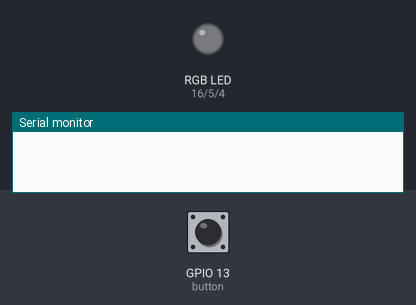
Simulated run of this program. Board: ESP8266 (NodeMCU). Parts: an RGB LED mixed from three pins (HIGH = lit), the last lines printed to the serial monitor. Inputs (shaded band) come from the test bench; at power-on: GPIO 13 (button) LOW. Dim RGB values are drawn brighter than linear.

Above: at 1.2 s.
1.3 s: GPIO 13 (button) pulled HIGH for 0.15 s
At 3.7 s:
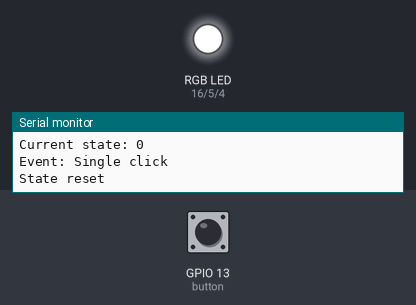
6.4 s: GPIO 13 (button) pulsed HIGH 5 times (0.12 s each, 0.3 s apart)
At 7.2 s:
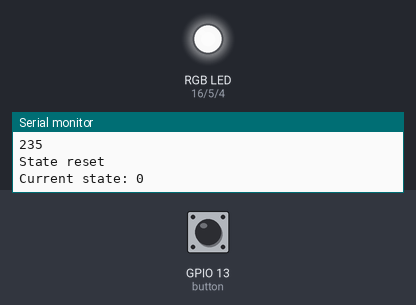
10.2 s: GPIO 13 (button) pulsed HIGH 5 times (0.12 s each, 0.3 s apart)
At 11.7 s:
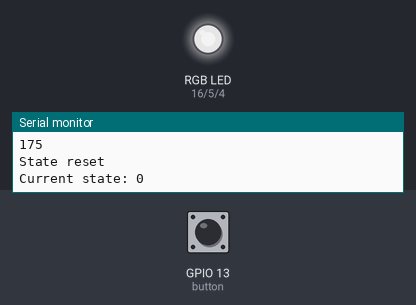
Timing chart, 0 to 14.0 s (numbered marks = the images above; inputs shaded):
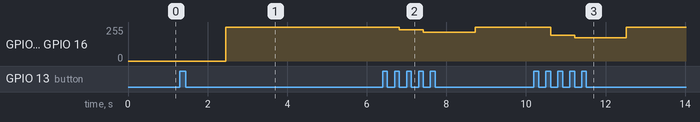

Measured:
- after the input at 1.3 s, GPIO 4 (bpin), GPIO 5 (gpin), GPIO 16 (rpin): 0/255 → 255/255 after 1.2 s
- after the input at 6.4 s, GPIO 4 (bpin), GPIO 5 (gpin), GPIO 16 (rpin): 255/255 → 235/255 after 0.42 s, → 215/255 0.60 s later, → 255/255 1.3 s later
- after the input at 10.2 s, GPIO 4 (bpin), GPIO 5 (gpin), GPIO 16 (rpin): 255/255 → 195/255 after 0.42 s, → 175/255 0.60 s later, → 255/255 1.3 s later

The program:

main.cpp
```cpp
#include <Arduino.h>
#include "button.h"

const byte interruptPin = 13;
const byte rpin = 16;
const byte gpin = 5;
const byte bpin = 4;
volatile byte val = 255;
Button button(13, 500, 1000);


void singleClick() {
  Serial.println("Event: Single click");

  digitalWrite(rpin, val);
  digitalWrite(gpin, val);
  digitalWrite(bpin, val);
}

void doubleClick() {
  Serial.println("Event: Double click");

  val -= 20;
  Serial.println(val);
  analogWrite(rpin, val);
  analogWrite(gpin, val);
  analogWrite(bpin, val);
}

void setup() {
  Serial.begin(9600);

  pinMode(rpin, OUTPUT);
  pinMode(gpin, OUTPUT);
  pinMode(bpin, OUTPUT);

  digitalWrite(rpin, LOW);
  digitalWrite(gpin, LOW);
  digitalWrite(bpin, LOW);

  button.onEvent("click", singleClick);
  button.onEvent("double-click", doubleClick);
  button.activate();
}

void loop() {
}
```

button-fsm.h
```cpp
#pragma once
#include <Arduino.h>
#include <ticker.h>
#include <functional>
#include "timer.h"

enum State { NONE, SINGLE_CLICK, DOUBLE_CLICK, LONG_CLICK, LONG_SHORT_CLICK, SHORT_LONG_CLICK, DOUBLE_LONG_CLICK, NSTATES };
enum ClickType { SHORT, LONG };

class Fsm
{
    private:
        State currentState;
        Timer timer;
        Ticker schedule;
        unsigned char currentValue;
        unsigned int shortClickDuration, sequenceTimeout;
        std::function<void()> callbacks[NSTATES];

        void handleInputChange(unsigned char val);
        void transition(ClickType clickType);
        void invokeEventCallback(std::function<void()> callback);

    public:
        Fsm(unsigned int clickDuration=500, unsigned int timeout=1000);

        void setCallback(State state, std::function<void()> callback) { callbacks[(int)state] = callback;}
        void input(unsigned char val);
};
```

button.h
```cpp
#pragma once

#include <string>
#include <vector>
#include <functional>
#include "Ticker.h"
#include "timer.h"
#include "button-fsm.h"


//When button is pressed:
    //If state is idle: Measure click time
        //If short click: start timer, state = click
        //Else: state = long press

class Button
{
    private:
        unsigned char buttonPin;
        static std::vector<Button*> buttons;
        Fsm stateMachine;

    public:
        Button();
        Button(unsigned char pin);
        Button(unsigned char pin, unsigned int shortClickDuration, unsigned int sequenceTimeout);

        void activate();
        void onEvent(std::string e, std::function<void()> callback);
        static void handleButtonPress();

};
```

timer.h
```cpp
#pragma once

#include <Arduino.h>

class Timer
{
    private:
        unsigned long tic;

    public:
        void start() { tic = millis(); }
        unsigned long time() { return millis() - tic; }
};
```

button-fsm.cpp
```cpp
#include <Arduino.h>
#include <functional>
#include "button-fsm.h"

Fsm::Fsm(unsigned int clickDuration, unsigned int timeout)
{
    shortClickDuration = clickDuration;
    sequenceTimeout = timeout;
    currentValue = LOW;
    currentState = NONE;

    for(int i = 0; i < NSTATES; i++)
    {
        callbacks[i] = NULL;
    }
}

void Fsm::invokeEventCallback(std::function<void()> callback)
{
    currentState = NONE;
    if(callback)
    {
        callback();
        Serial.println("State reset");
    }
}

void Fsm::handleInputChange(unsigned char val)
{
    //From low to high. Click initiated
    if(val == HIGH)
    {
        timer.start(); //start measuring click length
    }

    //From High to low. Click stopped
    else
    {
        //Identify click type
        if(timer.time() <= shortClickDuration)
        {
            transition(SHORT);
        }

        else
        {
            Serial.println("Long click");
            transition(LONG);
        }
    }

}


// TODO: reset state to NONE after callback is called

void Fsm::transition(ClickType clickType)
{
    Serial.print("Current state: ");
    Serial.print(currentState);
    Serial.print("\n");
    switch(currentState)
    {
        case NONE:
            currentState = (State)(clickType == SHORT ? SINGLE_CLICK : LONG_CLICK);
            break;
        case SINGLE_CLICK:
            currentState = (State)(clickType == SHORT ? DOUBLE_CLICK : SHORT_LONG_CLICK);
            break;
        case LONG_CLICK:
            currentState = (State)(clickType == SHORT ? LONG_SHORT_CLICK : DOUBLE_LONG_CLICK);
            break;
        case DOUBLE_CLICK:
            currentState = (State)(clickType == SHORT ? DOUBLE_CLICK : SHORT_LONG_CLICK);
            break;
        case LONG_SHORT_CLICK:
            currentState = (State)(clickType == SHORT ? DOUBLE_CLICK : SHORT_LONG_CLICK);
            break;
        case SHORT_LONG_CLICK:
            currentState = (State)(clickType == SHORT ? LONG_SHORT_CLICK : DOUBLE_LONG_CLICK);
            break;
        case DOUBLE_LONG_CLICK:
            currentState = (State)(clickType == SHORT ? LONG_SHORT_CLICK : DOUBLE_LONG_CLICK);
            break;
        default:
            currentState = currentState;
            break;
    }

    //Invoke callback after button sequence timeouts
    if(currentState == SINGLE_CLICK || currentState == LONG_CLICK)
    {
        schedule.detach();
        schedule.once_ms(sequenceTimeout, std::bind(&Fsm::invokeEventCallback, this, callbacks[(int)currentState]));
    }

    //Invoke callback immediately
    else
    {
        schedule.detach();
        invokeEventCallback(callbacks[(int)currentState]);
    }

}

void Fsm::input(unsigned char val)
{
    //Input has changed. Run state machine
    if(val != currentValue)
    {
        currentValue = val;
        handleInputChange(val);
    }

}
```

button.cpp
```cpp
#include<Arduino.h>
#include "button.h"

std::vector<Button*> Button::buttons;

Button::Button()
{
    Button::buttons.push_back(this);
}

Button::Button(unsigned char pin): Button()
{
    buttonPin = pin;
    pinMode(buttonPin, INPUT);
}

Button::Button(unsigned char pin, unsigned int shortClickDuration, unsigned int sequenceTimeout)
{
    buttonPin = pin;
    stateMachine = Fsm(shortClickDuration, sequenceTimeout);
    buttons.push_back(this);
}

void Button::onEvent(std::string e, std::function<void()> callback)
{
    if(!e.compare("click"))
    {
        stateMachine.setCallback(SINGLE_CLICK, callback);
    }

    else if (!e.compare("double-click"))
    {
        stateMachine.setCallback(DOUBLE_CLICK, callback);
    }

    else if (!e.compare("long-click"))
    {
        stateMachine.setCallback(LONG_CLICK, callback);
    }
}

void Button::activate()
{
    buttons.push_back(this);
    attachInterrupt(digitalPinToInterrupt(buttonPin), &Button::handleButtonPress, CHANGE);
}

void Button::handleButtonPress()
{
    for(unsigned int i = 0; i < Button::buttons.size(); i++)
    {
        unsigned char value = digitalRead(buttons[i]->buttonPin);
        buttons[i]->stateMachine.input(value);
    }

}
```
